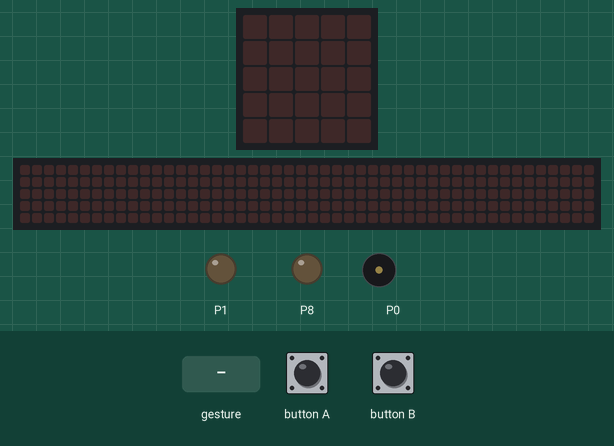
Simulated run of this program. Board: BBC micro:bit (MakeCode). Parts: the board's 5×5 LED display, a strip that is not on the board, showing the scrolling text unrolled, output pins drawn as LEDs (lit = HIGH), buzzer (waves = sounding). The test bench sets the inputs (shaded band). The 48×5 strip is a reading aid, not a part: it shows the text the display is scrolling, unrolled, one strip-width of it at a time.

Above: at 1.2 s.
1.3 s: sound turns loud
At 4.0 s:
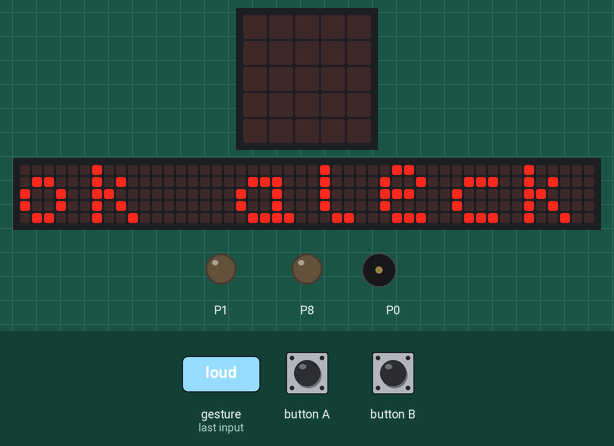
4.3 s: button B pressed for 0.15 s
At 5.9 s:
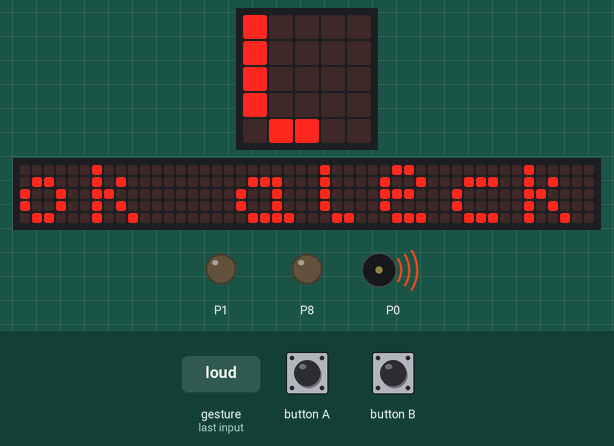
7.3 s: button B pressed for 0.15 s
At 11.9 s:
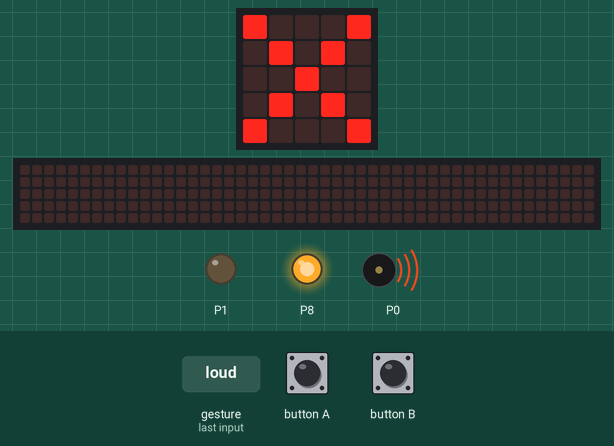
Timing chart, 0 to 22.0 s (numbered marks = the images above; inputs shaded):
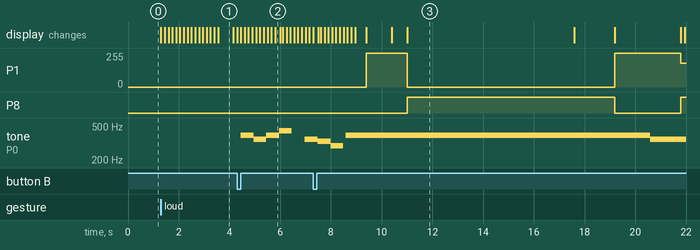

Measured:
- after the input at 1.3 s, the display: changes at once (image 1)
- after the input at 4.3 s, tone on P0: plays 392 Hz for 0.51 s, 349 Hz for 0.51 s, 392 Hz for 0.51 s, 440 Hz for 0.50 s, 349 Hz for 0.32 s, starting after 0.15 s
- what the display in image 1 shows lasts 0.6 s, from 3.6 s to 4.2 s

The program:

main.ts
```typescript
let music2 = 0
input.onSound(DetectedSound.Loud, function () {
    basic.showString("ok aleck")
    pins.digitalWritePin(DigitalPin.P8, 0)
    pins.analogWritePin(AnalogPin.P1, 1023)
    basic.pause(1000)
    basic.showIcon(IconNames.Happy)
    pins.digitalWritePin(DigitalPin.P8, 1)
    pins.analogWritePin(AnalogPin.P1, 0)
    basic.showIcon(IconNames.No)
    basic.pause(6000)
    basic.showIcon(IconNames.Yes)
    basic.pause(1000)
    pins.digitalWritePin(DigitalPin.P8, 0)
    pins.analogWritePin(AnalogPin.P1, 1023)
    basic.showIcon(IconNames.StickFigure)
    basic.pause(2000)
    pins.analogWritePin(AnalogPin.P1, 710)
    pins.digitalWritePin(DigitalPin.P8, 1)
    basic.showString("bot")
    basic.pause(2000)
    pins.digitalWritePin(DigitalPin.P8, 0)
    pins.analogWritePin(AnalogPin.P1, 1023)
    basic.pause(2000)
    pins.digitalWritePin(DigitalPin.P8, 1)
    pins.analogWritePin(AnalogPin.P1, 1023)
    basic.pause(2000)
})
input.onButtonPressed(Button.A, function () {
    music2 = 0
})
input.onButtonPressed(Button.B, function () {
    music.playMelody("G F G A - F E D ", music2)
    basic.pause(100)
    music2 += 5
})
```

test.ts
```typescript
// les tests vont ici ; cela ne sera pas compilé si ce paquet est utilisé en tant qu'extension.
```
